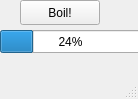
<?xml version="1.0" encoding="UTF-8"?>
<ui version="4.0">
 <class>boilerplate</class>
 <widget class="QMainWindow" name="boilerplate">
  <property name="geometry">
   <rect>
    <x>0</x>
    <y>0</y>
    <width>138</width>
    <height>99</height>
   </rect>
  </property>
  <property name="windowTitle">
   <string>MainWindow</string>
  </property>
  <widget class="QWidget" name="centralwidget">
   <widget class="QPushButton" name="button">
    <property name="geometry">
     <rect>
      <x>20</x>
      <y>0</y>
      <width>80</width>
      <height>25</height>
     </rect>
    </property>
    <property name="text">
     <string>Boil!</string>
    </property>
   </widget>
   <widget class="QProgressBar" name="bar">
    <property name="geometry">
     <rect>
      <x>0</x>
      <y>30</y>
      <width>141</width>
      <height>23</height>
     </rect>
    </property>
    <property name="value">
     <number>24</number>
    </property>
   </widget>
  </widget>
  <widget class="QMenuBar" name="menubar">
   <property name="geometry">
    <rect>
     <x>0</x>
     <y>0</y>
     <width>138</width>
     <height>22</height>
    </rect>
   </property>
  </widget>
  <widget class="QStatusBar" name="statusbar"/>
 </widget>
 <resources/>
 <connections/>
</ui>
